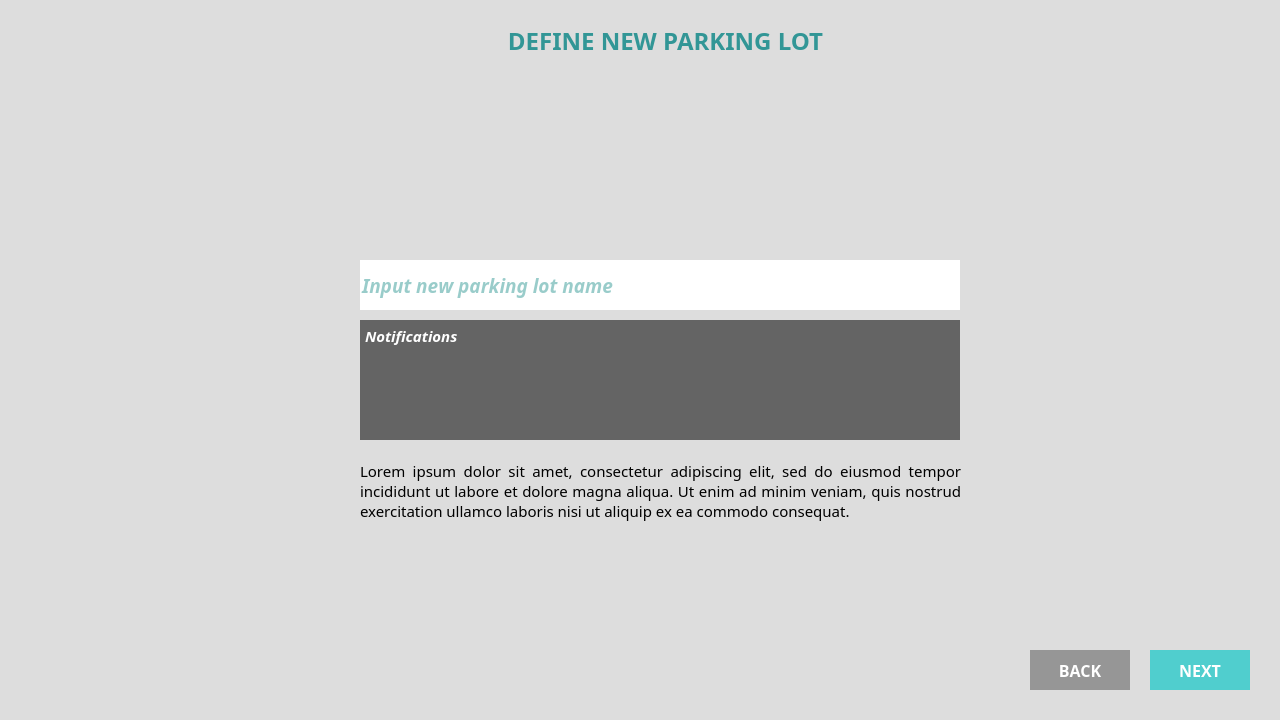
<?xml version="1.0" encoding="UTF-8"?>
<ui version="4.0">
 <class>MainWindow</class>
 <widget class="QMainWindow" name="MainWindow">
  <property name="geometry">
   <rect>
    <x>0</x>
    <y>0</y>
    <width>1280</width>
    <height>720</height>
   </rect>
  </property>
  <property name="sizePolicy">
   <sizepolicy hsizetype="Fixed" vsizetype="Fixed">
    <horstretch>0</horstretch>
    <verstretch>0</verstretch>
   </sizepolicy>
  </property>
  <property name="minimumSize">
   <size>
    <width>1280</width>
    <height>720</height>
   </size>
  </property>
  <property name="maximumSize">
   <size>
    <width>1280</width>
    <height>720</height>
   </size>
  </property>
  <property name="windowTitle">
   <string>MainWindow</string>
  </property>
  <property name="styleSheet">
   <string notr="true">border:0;
background-color: rgb(221, 221, 221);</string>
  </property>
  <widget class="QWidget" name="centralwidget">
   <widget class="QLabel" name="define_new_pl_label">
    <property name="geometry">
     <rect>
      <x>460</x>
      <y>20</y>
      <width>411</width>
      <height>41</height>
     </rect>
    </property>
    <property name="sizePolicy">
     <sizepolicy hsizetype="Fixed" vsizetype="Fixed">
      <horstretch>0</horstretch>
      <verstretch>0</verstretch>
     </sizepolicy>
    </property>
    <property name="maximumSize">
     <size>
      <width>1280</width>
      <height>720</height>
     </size>
    </property>
    <property name="font">
     <font>
      <family>Montserrat</family>
      <pointsize>18</pointsize>
      <weight>75</weight>
      <italic>false</italic>
      <bold>true</bold>
     </font>
    </property>
    <property name="styleSheet">
     <string notr="true">color: rgb(50, 150, 150);</string>
    </property>
    <property name="text">
     <string>DEFINE NEW PARKING LOT</string>
    </property>
    <property name="alignment">
     <set>Qt::AlignCenter</set>
    </property>
   </widget>
   <widget class="QPushButton" name="next_B">
    <property name="geometry">
     <rect>
      <x>1150</x>
      <y>650</y>
      <width>100</width>
      <height>40</height>
     </rect>
    </property>
    <property name="maximumSize">
     <size>
      <width>100</width>
      <height>40</height>
     </size>
    </property>
    <property name="palette">
     <palette>
      <active>
       <colorrole role="WindowText">
        <brush brushstyle="SolidPattern">
         <color alpha="255">
          <red>255</red>
          <green>255</green>
          <blue>255</blue>
         </color>
        </brush>
       </colorrole>
       <colorrole role="Button">
        <brush brushstyle="SolidPattern">
         <color alpha="255">
          <red>80</red>
          <green>206</green>
          <blue>206</blue>
         </color>
        </brush>
       </colorrole>
       <colorrole role="Text">
        <brush brushstyle="SolidPattern">
         <color alpha="255">
          <red>255</red>
          <green>255</green>
          <blue>255</blue>
         </color>
        </brush>
       </colorrole>
       <colorrole role="ButtonText">
        <brush brushstyle="SolidPattern">
         <color alpha="255">
          <red>255</red>
          <green>255</green>
          <blue>255</blue>
         </color>
        </brush>
       </colorrole>
       <colorrole role="Base">
        <brush brushstyle="SolidPattern">
         <color alpha="255">
          <red>80</red>
          <green>206</green>
          <blue>206</blue>
         </color>
        </brush>
       </colorrole>
       <colorrole role="Window">
        <brush brushstyle="SolidPattern">
         <color alpha="255">
          <red>80</red>
          <green>206</green>
          <blue>206</blue>
         </color>
        </brush>
       </colorrole>
      </active>
      <inactive>
       <colorrole role="WindowText">
        <brush brushstyle="SolidPattern">
         <color alpha="255">
          <red>255</red>
          <green>255</green>
          <blue>255</blue>
         </color>
        </brush>
       </colorrole>
       <colorrole role="Button">
        <brush brushstyle="SolidPattern">
         <color alpha="255">
          <red>80</red>
          <green>206</green>
          <blue>206</blue>
         </color>
        </brush>
       </colorrole>
       <colorrole role="Text">
        <brush brushstyle="SolidPattern">
         <color alpha="255">
          <red>255</red>
          <green>255</green>
          <blue>255</blue>
         </color>
        </brush>
       </colorrole>
       <colorrole role="ButtonText">
        <brush brushstyle="SolidPattern">
         <color alpha="255">
          <red>255</red>
          <green>255</green>
          <blue>255</blue>
         </color>
        </brush>
       </colorrole>
       <colorrole role="Base">
        <brush brushstyle="SolidPattern">
         <color alpha="255">
          <red>80</red>
          <green>206</green>
          <blue>206</blue>
         </color>
        </brush>
       </colorrole>
       <colorrole role="Window">
        <brush brushstyle="SolidPattern">
         <color alpha="255">
          <red>80</red>
          <green>206</green>
          <blue>206</blue>
         </color>
        </brush>
       </colorrole>
      </inactive>
      <disabled>
       <colorrole role="WindowText">
        <brush brushstyle="SolidPattern">
         <color alpha="255">
          <red>255</red>
          <green>255</green>
          <blue>255</blue>
         </color>
        </brush>
       </colorrole>
       <colorrole role="Button">
        <brush brushstyle="SolidPattern">
         <color alpha="255">
          <red>80</red>
          <green>206</green>
          <blue>206</blue>
         </color>
        </brush>
       </colorrole>
       <colorrole role="Text">
        <brush brushstyle="SolidPattern">
         <color alpha="255">
          <red>255</red>
          <green>255</green>
          <blue>255</blue>
         </color>
        </brush>
       </colorrole>
       <colorrole role="ButtonText">
        <brush brushstyle="SolidPattern">
         <color alpha="255">
          <red>255</red>
          <green>255</green>
          <blue>255</blue>
         </color>
        </brush>
       </colorrole>
       <colorrole role="Base">
        <brush brushstyle="SolidPattern">
         <color alpha="255">
          <red>80</red>
          <green>206</green>
          <blue>206</blue>
         </color>
        </brush>
       </colorrole>
       <colorrole role="Window">
        <brush brushstyle="SolidPattern">
         <color alpha="255">
          <red>80</red>
          <green>206</green>
          <blue>206</blue>
         </color>
        </brush>
       </colorrole>
      </disabled>
     </palette>
    </property>
    <property name="font">
     <font>
      <family>Montserrat</family>
      <pointsize>12</pointsize>
      <weight>75</weight>
      <italic>false</italic>
      <bold>true</bold>
     </font>
    </property>
    <property name="whatsThis">
     <string>&lt;html&gt;&lt;head/&gt;&lt;body&gt;&lt;p&gt;&lt;span style=&quot; font-size:11pt; font-weight:400;&quot;&gt;Proceed to next step&lt;/span&gt;&lt;/p&gt;&lt;/body&gt;&lt;/html&gt;</string>
    </property>
    <property name="styleSheet">
     <string notr="true">QPushButton{
	background-color: rgb(80, 206, 206);
	color: rgb(255, 255, 255);
}

QPushButton:hover{
	background-color:rgb(51, 153, 150);
}

QPushButton:pressed{
	background-color: rgb(40, 120, 130);
}</string>
    </property>
    <property name="text">
     <string>NEXT</string>
    </property>
   </widget>
   <widget class="QPushButton" name="back_B">
    <property name="geometry">
     <rect>
      <x>1030</x>
      <y>650</y>
      <width>100</width>
      <height>40</height>
     </rect>
    </property>
    <property name="maximumSize">
     <size>
      <width>100</width>
      <height>40</height>
     </size>
    </property>
    <property name="palette">
     <palette>
      <active>
       <colorrole role="WindowText">
        <brush brushstyle="SolidPattern">
         <color alpha="255">
          <red>255</red>
          <green>255</green>
          <blue>255</blue>
         </color>
        </brush>
       </colorrole>
       <colorrole role="Button">
        <brush brushstyle="SolidPattern">
         <color alpha="255">
          <red>150</red>
          <green>150</green>
          <blue>150</blue>
         </color>
        </brush>
       </colorrole>
       <colorrole role="Text">
        <brush brushstyle="SolidPattern">
         <color alpha="255">
          <red>255</red>
          <green>255</green>
          <blue>255</blue>
         </color>
        </brush>
       </colorrole>
       <colorrole role="ButtonText">
        <brush brushstyle="SolidPattern">
         <color alpha="255">
          <red>255</red>
          <green>255</green>
          <blue>255</blue>
         </color>
        </brush>
       </colorrole>
       <colorrole role="Base">
        <brush brushstyle="SolidPattern">
         <color alpha="255">
          <red>150</red>
          <green>150</green>
          <blue>150</blue>
         </color>
        </brush>
       </colorrole>
       <colorrole role="Window">
        <brush brushstyle="SolidPattern">
         <color alpha="255">
          <red>150</red>
          <green>150</green>
          <blue>150</blue>
         </color>
        </brush>
       </colorrole>
      </active>
      <inactive>
       <colorrole role="WindowText">
        <brush brushstyle="SolidPattern">
         <color alpha="255">
          <red>255</red>
          <green>255</green>
          <blue>255</blue>
         </color>
        </brush>
       </colorrole>
       <colorrole role="Button">
        <brush brushstyle="SolidPattern">
         <color alpha="255">
          <red>150</red>
          <green>150</green>
          <blue>150</blue>
         </color>
        </brush>
       </colorrole>
       <colorrole role="Text">
        <brush brushstyle="SolidPattern">
         <color alpha="255">
          <red>255</red>
          <green>255</green>
          <blue>255</blue>
         </color>
        </brush>
       </colorrole>
       <colorrole role="ButtonText">
        <brush brushstyle="SolidPattern">
         <color alpha="255">
          <red>255</red>
          <green>255</green>
          <blue>255</blue>
         </color>
        </brush>
       </colorrole>
       <colorrole role="Base">
        <brush brushstyle="SolidPattern">
         <color alpha="255">
          <red>150</red>
          <green>150</green>
          <blue>150</blue>
         </color>
        </brush>
       </colorrole>
       <colorrole role="Window">
        <brush brushstyle="SolidPattern">
         <color alpha="255">
          <red>150</red>
          <green>150</green>
          <blue>150</blue>
         </color>
        </brush>
       </colorrole>
      </inactive>
      <disabled>
       <colorrole role="WindowText">
        <brush brushstyle="SolidPattern">
         <color alpha="255">
          <red>255</red>
          <green>255</green>
          <blue>255</blue>
         </color>
        </brush>
       </colorrole>
       <colorrole role="Button">
        <brush brushstyle="SolidPattern">
         <color alpha="255">
          <red>150</red>
          <green>150</green>
          <blue>150</blue>
         </color>
        </brush>
       </colorrole>
       <colorrole role="Text">
        <brush brushstyle="SolidPattern">
         <color alpha="255">
          <red>255</red>
          <green>255</green>
          <blue>255</blue>
         </color>
        </brush>
       </colorrole>
       <colorrole role="ButtonText">
        <brush brushstyle="SolidPattern">
         <color alpha="255">
          <red>255</red>
          <green>255</green>
          <blue>255</blue>
         </color>
        </brush>
       </colorrole>
       <colorrole role="Base">
        <brush brushstyle="SolidPattern">
         <color alpha="255">
          <red>150</red>
          <green>150</green>
          <blue>150</blue>
         </color>
        </brush>
       </colorrole>
       <colorrole role="Window">
        <brush brushstyle="SolidPattern">
         <color alpha="255">
          <red>150</red>
          <green>150</green>
          <blue>150</blue>
         </color>
        </brush>
       </colorrole>
      </disabled>
     </palette>
    </property>
    <property name="font">
     <font>
      <family>Montserrat</family>
      <pointsize>12</pointsize>
      <weight>75</weight>
      <italic>false</italic>
      <bold>true</bold>
     </font>
    </property>
    <property name="whatsThis">
     <string>&lt;html&gt;&lt;head/&gt;&lt;body&gt;&lt;p&gt;&lt;span style=&quot; font-size:11pt; font-weight:400;&quot;&gt;Return to previous step&lt;/span&gt;&lt;/p&gt;&lt;/body&gt;&lt;/html&gt;</string>
    </property>
    <property name="styleSheet">
     <string notr="true">QPushButton{
	background-color: rgb(150, 150, 150);
	color: rgb(255, 255, 255);
}

QPushButton:hover{
	background-color:rgb(100, 100, 100);
}

QPushButton:pressed{
	background-color: rgb(75, 75, 75);
}</string>
    </property>
    <property name="text">
     <string>BACK</string>
    </property>
   </widget>
   <widget class="QLineEdit" name="new_pl_name_textedit">
    <property name="geometry">
     <rect>
      <x>360</x>
      <y>260</y>
      <width>600</width>
      <height>50</height>
     </rect>
    </property>
    <property name="font">
     <font>
      <family>Montserrat</family>
      <pointsize>14</pointsize>
      <weight>75</weight>
      <italic>true</italic>
      <bold>true</bold>
      <kerning>false</kerning>
     </font>
    </property>
    <property name="styleSheet">
     <string notr="true">color: rgb(51, 153, 150);
background-color: rgb(255, 255, 255);
kerning: 100;
</string>
    </property>
    <property name="maxLength">
     <number>100</number>
    </property>
    <property name="frame">
     <bool>false</bool>
    </property>
    <property name="cursorPosition">
     <number>0</number>
    </property>
    <property name="dragEnabled">
     <bool>true</bool>
    </property>
    <property name="readOnly">
     <bool>false</bool>
    </property>
    <property name="placeholderText">
     <string>Input new parking lot name</string>
    </property>
   </widget>
   <widget class="QLabel" name="description">
    <property name="geometry">
     <rect>
      <x>360</x>
      <y>460</y>
      <width>601</width>
      <height>61</height>
     </rect>
    </property>
    <property name="font">
     <font>
      <family>Montserrat</family>
      <pointsize>11</pointsize>
     </font>
    </property>
    <property name="text">
     <string>Lorem ipsum dolor sit amet, consectetur adipiscing elit, sed do eiusmod tempor incididunt ut labore et dolore magna aliqua. Ut enim ad minim veniam, quis nostrud exercitation ullamco laboris nisi ut aliquip ex ea commodo consequat. </string>
    </property>
    <property name="alignment">
     <set>Qt::AlignJustify|Qt::AlignVCenter</set>
    </property>
    <property name="wordWrap">
     <bool>true</bool>
    </property>
   </widget>
   <widget class="QLabel" name="noti_box">
    <property name="geometry">
     <rect>
      <x>360</x>
      <y>320</y>
      <width>600</width>
      <height>120</height>
     </rect>
    </property>
    <property name="font">
     <font>
      <family>Montserrat</family>
      <pointsize>11</pointsize>
      <weight>75</weight>
      <italic>true</italic>
      <bold>true</bold>
     </font>
    </property>
    <property name="styleSheet">
     <string notr="true">color: rgb(255, 255, 255);
background-color: rgb(100, 100, 100);
kerning: 100;
</string>
    </property>
    <property name="text">
     <string>Notifications</string>
    </property>
    <property name="alignment">
     <set>Qt::AlignLeading|Qt::AlignLeft|Qt::AlignTop</set>
    </property>
    <property name="wordWrap">
     <bool>true</bool>
    </property>
    <property name="indent">
     <number>5</number>
    </property>
    <property name="textInteractionFlags">
     <set>Qt::NoTextInteraction</set>
    </property>
   </widget>
  </widget>
  <widget class="QMenuBar" name="menubar">
   <property name="geometry">
    <rect>
     <x>0</x>
     <y>0</y>
     <width>1280</width>
     <height>21</height>
    </rect>
   </property>
  </widget>
  <widget class="QStatusBar" name="statusbar"/>
 </widget>
 <resources/>
 <connections/>
</ui>
